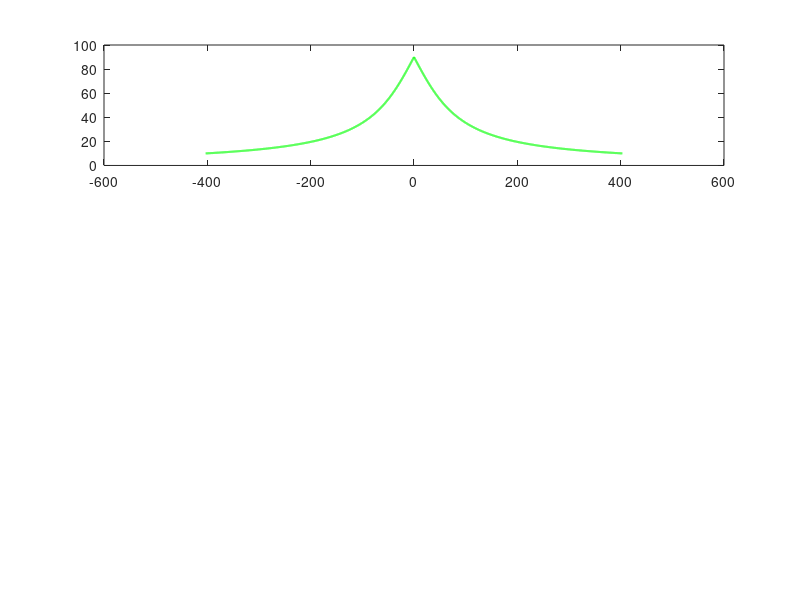

MATLAB code to generate this figure: (Note: this script raises an error after producing the figure.)
clear; 
clc;
close all;

c   = 3e8;          
GM  = 3.986e14;     
Re  = 6.371e6;      
fc  = 920e6;        
h   = 540e3;       

v_sat = sqrt(GM / (Re + h));  
t = -450 : 0.1 : 450;  

r  = sqrt(h^2 + (v_sat .* t).^2);  

El = atan2(h, abs(v_sat .* t));         

El_min = 10 * pi/180;
visible = El >= El_min;

dr_dt = (v_sat^2 .* t) ./ r;           
fd    = -(fc / c) .* dr_dt;
dfd_dt = -(fc / c) .* (v_sat^2 ./ r - v_sat^4 .* t.^2 ./ r.^3);
tau   = r/c;                          

t_vis   = t(visible);
fd_vis  = fd(visible);
tau_vis = tau(visible);
El_vis  = El(visible) * 180/pi;
dfd_dt_vis = dfd_dt(visible);

font_size = 14;

figure;
subplot(3,1,1);
plot(t_vis, El_vis, 'g', 'LineWidth', 1.5);
yline(10, '--k'); grid on;
xlabel('time [s]'); ylabel('elevation angle [deg]');
title('Elevation Angle');
set(gca, 'FontSize', font_size);

subplot(3,1,2);
plot(t_vis, fd_vis/1e3, 'b', 'LineWidth', 1.5);
yline(0, '--k'); grid on;
xlabel('time [s]'); ylabel('Doppler [kHz]');
title('Doppler Shift');
set(gca, 'FontSize', font_size);

subplot(3,1,3);
plot(t_vis, abs(dfd_dt_vis), 'm', 'LineWidth', 1.5);
yline(0, '--k'); grid on;
xlabel('time [s]'); ylabel('Doppler rate [Hz/s]');
title('Doppler Rate');
set(gca, 'FontSize', font_size);

figure;
subplot(2,1,1);
plot(t_vis, El_vis, 'g', 'LineWidth', 1.5);
yline(10, '--k'); grid on;
xlabel('time [s]'); ylabel('elevation angle [deg]');
title('Elevation Angle');
set(gca, 'FontSize', font_size);

subplot(2,1,2);
plot(t_vis, (tau_vis - min(tau_vis))*1e3, 'r', 'LineWidth', 1.5);
grid on;
xlabel('time [s]'); ylabel('latency [ms]');
title('Propagation Delay Variation (天頂を基準)');
set(gca, 'FontSize', font_size);

fprintf('Satellite Speed         : %.1f km/s\n', v_sat/1e3);
fprintf('Maximum Doppler Shift   : ±%.1f kHz\n', max(abs(fd_vis))/1e3);
fprintf('Delay Variation Range   : %.2f ms\n', (max(tau_vis)-min(tau_vis))*1e3);
fprintf('Visibility Duration     : %.1f min\n', (t_vis(end)-t_vis(1))/60);
